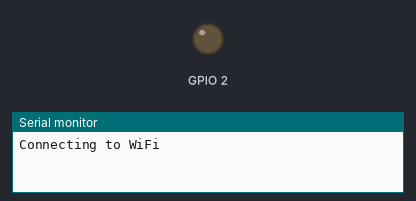
Bench run of a program on a simulated ESP32. Parts: output pins drawn as LEDs (lit = HIGH), the last lines printed to the serial monitor. WiFi joins after 1.5 s; servers stay silent unless stated.

Above: at 0.1 s.
At 1.6 s:
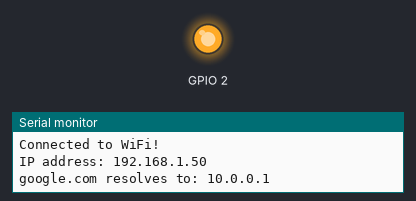
Timing chart, 0 to 3.1 s (numbered marks = the images above):
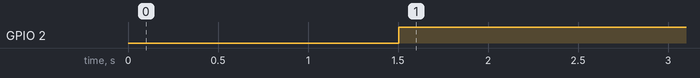

The program:

main.cpp
```cpp
#include <Arduino.h>
#include <WiFiMulti.h>

#define WIFI_SSID "yuh uh"
#define WIFI_PASSWORD "nuh uh"

WiFiMulti wifiMulti;

void setup() {
  Serial.begin(921600);
  pinMode(2, OUTPUT);

  wifiMulti.addAP(WIFI_SSID, WIFI_PASSWORD);
  Serial.print("Connecting to WiFi");
  while (wifiMulti.run() != WL_CONNECTED){
    Serial.print(".");
    delay(500);
  }

  Serial.println("\nConnected to WiFi!");
  Serial.print("IP address: ");
  Serial.println(WiFi.localIP());

  IPAddress ip;
  if (WiFi.hostByName("google.com", ip)) {
    Serial.print("google.com resolves to: ");
    Serial.println(ip);
  } else {
    Serial.println("DNS resolution failed.");
  }
}


void loop() {
  digitalWrite(2, WiFi.status() == WL_CONNECTED);

}
```

Measured:
- by itself, GPIO 2: LOW → HIGH at 1.5 s
